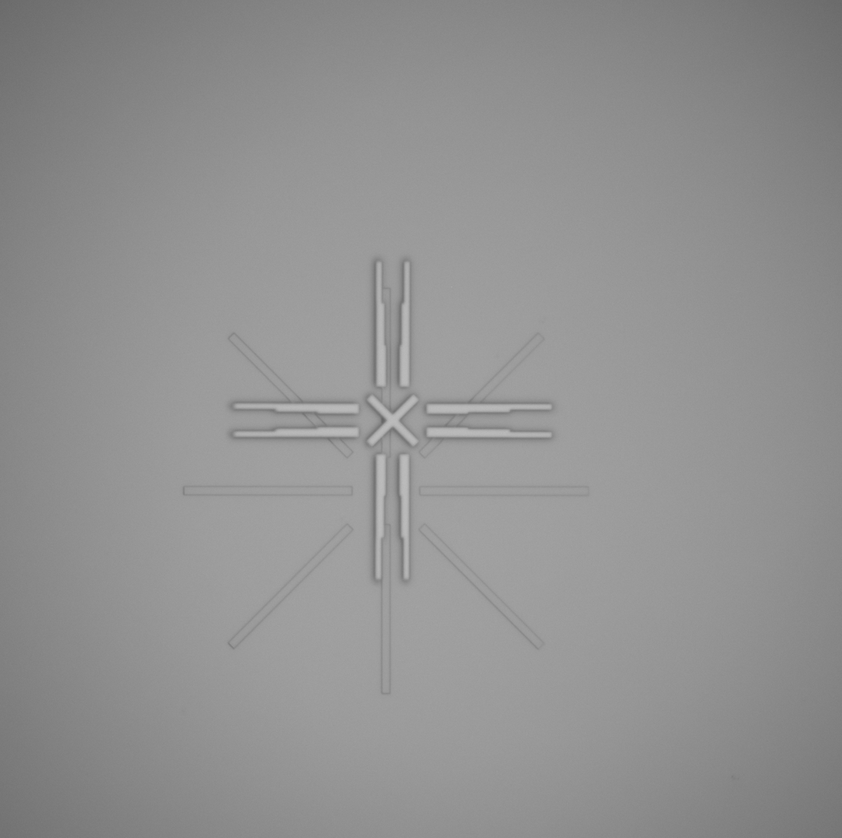
#> input picture data/typical.png, 842 x 838 px, shrunk from 1201 x 1196 before the run
$ python shape_matching.py
#> lines starting #> are read from the running program, lines starting #| are printed output that depends on the picture; after the words box and inside, x2 and y2 are one past the last pixel; in counts of white or black regions, pixels touching at a corner belong together
import cv2
import numpy as np

stroke = "m 530.25383,637.73084 -8.58913,-9.24264 30.12298,-28.08932 -30.19313,-29.39546 9.16865,-8.65929 29.1242,28.42436 29.13889,-28.11759 9.78282,10.08513 -28.92925,28.93182 28.42356,27.86243 -10.28853,8.50638 -28.62585,-28.67761 -29.64457,28.37179"
# create a polyline from svg stoke string

movements = stroke.split(' ')
movements = [p.split(',') for p in movements[1:]]
movements = [(float(p[0]), float(p[1])) for p in movements]

abs_points = [(100, 100)]

for i in range(1, len(movements)):
    abs_points.append((abs_points[-1][0] + movements[i][0], abs_points[-1][1] + movements[i][1]))

# abs_points to numpy array
abs_points = np.array(abs_points, dtype=np.int32)


# create an empty image
img = np.ones((1000, 1000, 3), np.uint8) * 255

# draw the abs polyline on the image

# for i in range(1, len(abs_points)):
#     cv2.line(img, (int(abs_points[i-1][0]), int(abs_points[i-1][1])), (int(abs_points[i][0]), int(abs_points[i][1])), (0, 0, 0), 1)
#
# fill polyline
cv2.fillPoly(img, np.array([abs_points], dtype=np.int32), (0, 0, 0))
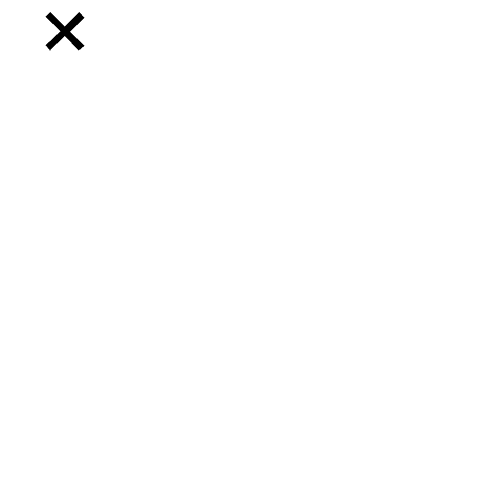
#> img: shape (1000, 1000, 3) (shown at 1/2 size); 99.8% white; 1 black region, box (x1, y1, x2, y2) and area: (91, 24, 169, 101) 2454


def calculate_shape_similarity(contour1, contour2):
    return cv2.matchShapes(contour1, contour2, cv2.CONTOURS_MATCH_I2, 0.0)

camera_image = cv2.imread('data/typical.png', cv2.IMREAD_GRAYSCALE)
#> camera_image is the input picture: shape (838, 842); min 101, max 188, mean 145.3

thresh = 20
canny_output = cv2.Canny(camera_image, thresh, thresh * 2)
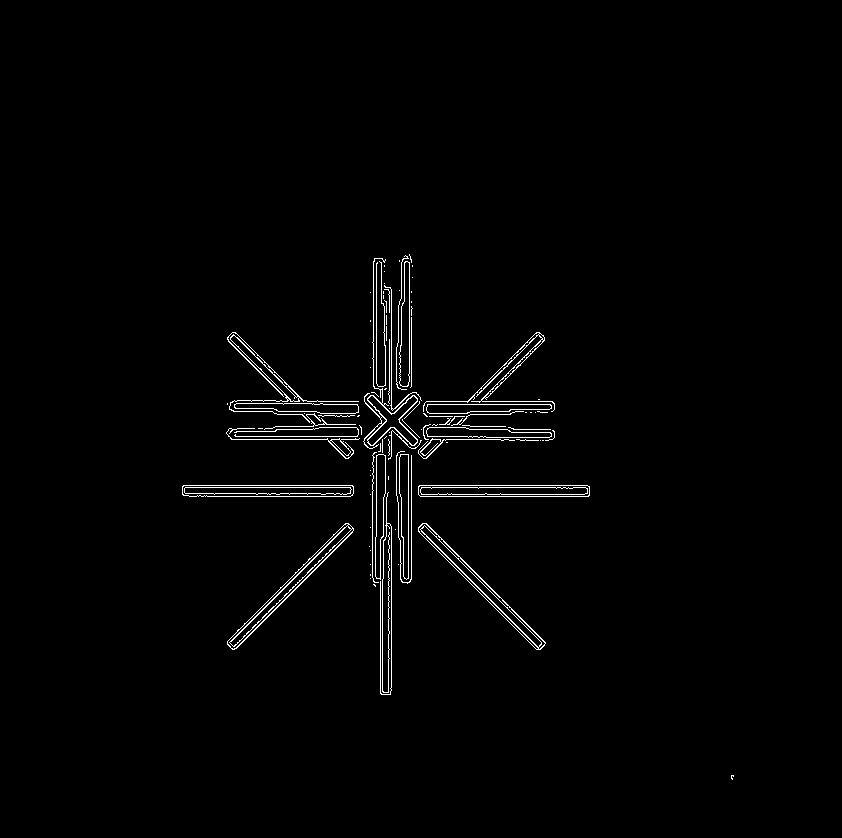
#> canny_output: shape (838, 842); 1.4% white in thin lines or dots, all inside (x1, y1, x2, y2) = (182, 254, 734, 780)


shape_mask = np.zeros(camera_image.shape, np.uint8)

# find contours in the image
contours, _ = cv2.findContours(canny_output, cv2.RETR_TREE, cv2.CHAIN_APPROX_TC89_KCOS)
#> contours = 123 contours, 83 with area under 20; largest, box (x1, y1, x2, y2) and area: (227, 523, 354, 650) 2028, (418, 523, 546, 650) 1938, (418, 485, 590, 497) 1873, (182, 485, 354, 497) 1781, (418, 485, 590, 497) 1709

# draw the contours on the original image
cv2.drawContours(shape_mask, contours, -1, 255, 1)
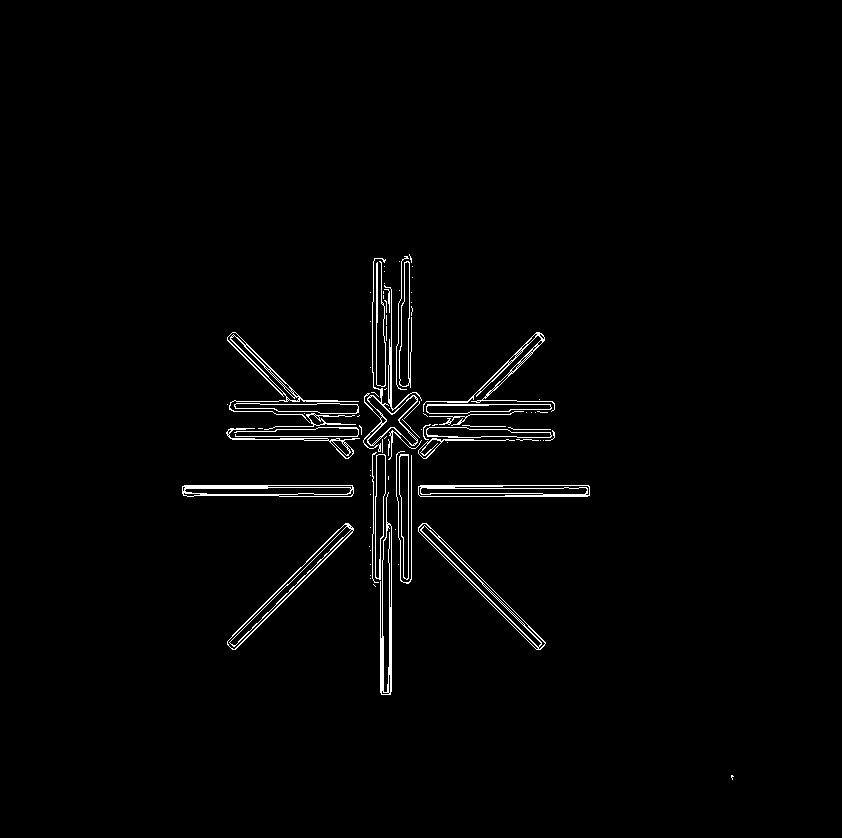
#> shape_mask: shape (838, 842); 1.6% white in thin lines or dots, all inside (x1, y1, x2, y2) = (182, 254, 734, 780)


best_match_contour = min(contours, key=lambda contour: calculate_shape_similarity(contour, abs_points))
#> best_match_contour = contour of 24 points, box (x1, y1, x2, y2) (367, 395, 418, 446), area 841

x, y, w, h = cv2.boundingRect(best_match_contour)
#> x = 367; y = 395; w = 51; h = 51
cv2.rectangle(shape_mask, (x, y), (x + w, y + h), 255, 2)
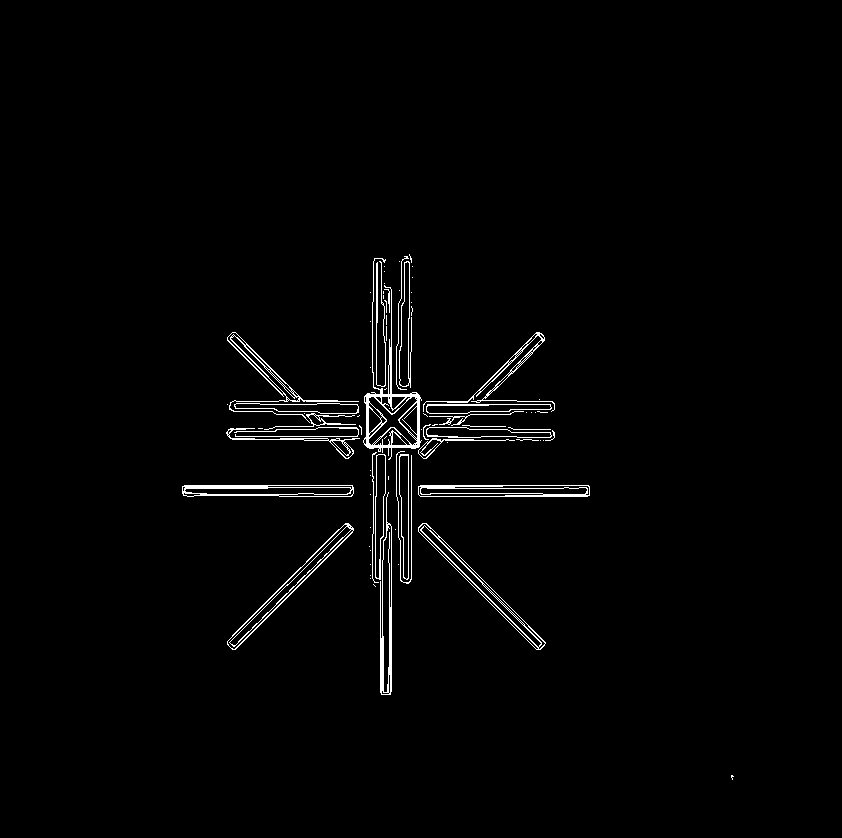
#> shape_mask: shape (838, 842); 1.6% white in thin lines or dots, all inside (x1, y1, x2, y2) = (182, 254, 734, 780)

cv2.imshow('camera image', shape_mask)
cv2.imshow('image', img)
cv2.waitKey(0)
cv2.destroyAllWindows()
